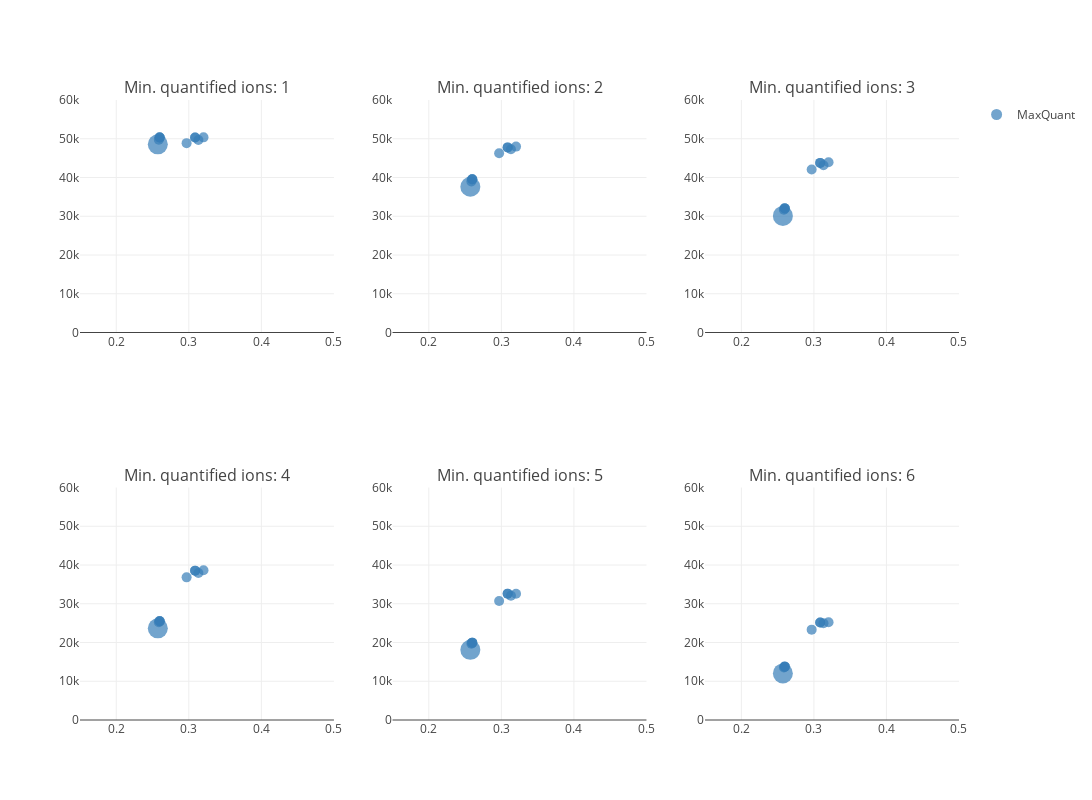

The notebook cell saved with this chart:
### Code cell
plot, results_versioning = plot_performance_metrics_all_filters(file_paths_maxquant_mbr, x_range=[0.15, 0.5], y_range=[0, 60000], metric="Mean")
plot

### Figure 1 — Plotly figure (JSON) as saved in the notebook; plotly's stock layout.template omitted (floating-point values rounded to 4 significant figures)
{"data": [{"hovertext": ["ProteoBench ID: MaxQuant_20250120_162110<br>Software tool: MaxQuant 1.5.8.2<br>Comment (private submission): 1.5.8.2", "ProteoBench ID: MaxQuant_20250120_162135<br>Software tool: MaxQuant 1.5.8.2<br>Comment (private submission): 1.5.8.2_MBR", "ProteoBench ID: MaxQuant_20250120_162158<br>Software tool: MaxQuant 1.6.3.3<br>Comment (private submission): 1.6.3.3", "ProteoBench ID: MaxQuant_20250120_162224<br>Software tool: MaxQuant 1.6.3.3<br>Comment (private submission): 1.6.3.3_MBR", "ProteoBench ID: MaxQuant_20250120_162242<br>Software tool: MaxQuant 2.1.3.0<br>Comment (private submission): 2.1.3.0", "ProteoBench ID: MaxQuant_20250120_162305<br>Software tool: MaxQuant 2.1.3.0<br>Comment (private submission): 2.1.3.0_MBR_MC_1", "ProteoBench ID: MaxQuant_20250120_162328<br>Software tool: MaxQuant 2.1.4.0<br>Comment (private submission): 2.1.4.0", "ProteoBench ID: MaxQuant_20250120_162349<br>Software tool: MaxQuant 2.1.4.0<br>Comment (private submission): 2.1.4.0_MBR", "ProteoBench ID: MaxQuant_20250120_162409<br>Software tool: MaxQuant 2.4.13.0<br>Comment (private submission): 2.4.13.0_MBR", "ProteoBench ID: MaxQuant_20250120_162426<br>Software tool: MaxQuant 2.4.13.0<br>Comment (private submission): 2.4.13.0"], "marker": {"color": ["#377eb8", "#377eb8", "#377eb8", "#377eb8", "#377eb8", "#377eb8", "#377eb8", "#377eb8", "#377eb8", "#377eb8"], "showscale": false, "size": [10, 10, 10, 10, 10, 10, 10, 10, 10, 20]}, "mode": "markers", "name": "MaxQuant", "type": "scatter", "x": [0.2587, 0.3132, 0.2595, 0.3202, 0.26, 0.3086, 0.26, 0.3086, 0.2969, 0.2573], "xaxis": "x", "y": [49749, 49679, 50360, 50360, 50337, 50338, 50338, 50339, 48870, 48562], "yaxis": "y"}, {"hovertext": ["ProteoBench ID: MaxQuant_20250120_162110<br>Software tool: MaxQuant 1.5.8.2<br>Comment (private submission): 1.5.8.2", "ProteoBench ID: MaxQuant_20250120_162135<br>Software tool: MaxQuant 1.5.8.2<br>Comment (private submission): 1.5.8.2_MBR", "ProteoBench ID: MaxQuant_20250120_162158<br>Software tool: MaxQuant 1.6.3.3<br>Comment (private submission): 1.6.3.3", "ProteoBench ID: MaxQuant_20250120_162224<br>Software tool: MaxQuant 1.6.3.3<br>Comment (private submission): 1.6.3.3_MBR", "ProteoBench ID: MaxQuant_20250120_162242<br>Software tool: MaxQuant 2.1.3.0<br>Comment (private submission): 2.1.3.0", "ProteoBench ID: MaxQuant_20250120_162305<br>Software tool: MaxQuant 2.1.3.0<br>Comment (private submission): 2.1.3.0_MBR_MC_1", "ProteoBench ID: MaxQuant_20250120_162328<br>Software tool: MaxQuant 2.1.4.0<br>Comment (private submission): 2.1.4.0", "ProteoBench ID: MaxQuant_20250120_162349<br>Software tool: MaxQuant 2.1.4.0<br>Comment (private submission): 2.1.4.0_MBR", "ProteoBench ID: MaxQuant_20250120_162409<br>Software tool: MaxQuant 2.4.13.0<br>Comment (private submission): 2.4.13.0_MBR", "ProteoBench ID: MaxQuant_20250120_162426<br>Software tool: MaxQuant 2.4.13.0<br>Comment (private submission): 2.4.13.0"], "marker": {"color": ["#377eb8", "#377eb8", "#377eb8", "#377eb8", "#377eb8", "#377eb8", "#377eb8", "#377eb8", "#377eb8", "#377eb8"], "showscale": false, "size": [10, 10, 10, 10, 10, 10, 10, 10, 10, 20]}, "mode": "markers", "name": "MaxQuant", "showlegend": false, "type": "scatter", "x": [0.2587, 0.3132, 0.2595, 0.3202, 0.26, 0.3086, 0.26, 0.3086, 0.2969, 0.2573], "xaxis": "x2", "y": [38998, 47275, 39569, 47974, 39532, 47764, 39532, 47765, 46241, 37610], "yaxis": "y2"}, {"hovertext": ["ProteoBench ID: MaxQuant_20250120_162110<br>Software tool: MaxQuant 1.5.8.2<br>Comment (private submission): 1.5.8.2", "ProteoBench ID: MaxQuant_20250120_162135<br>Software tool: MaxQuant 1.5.8.2<br>Comment (private submission): 1.5.8.2_MBR", "ProteoBench ID: MaxQuant_20250120_162158<br>Software tool: MaxQuant 1.6.3.3<br>Comment (private submission): 1.6.3.3", "ProteoBench ID: MaxQuant_20250120_162224<br>Software tool: MaxQuant 1.6.3.3<br>Comment (private submission): 1.6.3.3_MBR", "ProteoBench ID: MaxQuant_20250120_162242<br>Software tool: MaxQuant 2.1.3.0<br>Comment (private submission): 2.1.3.0", "ProteoBench ID: MaxQuant_20250120_162305<br>Software tool: MaxQuant 2.1.3.0<br>Comment (private submission): 2.1.3.0_MBR_MC_1", "ProteoBench ID: MaxQuant_20250120_162328<br>Software tool: MaxQuant 2.1.4.0<br>Comment (private submission): 2.1.4.0", "ProteoBench ID: MaxQuant_20250120_162349<br>Software tool: MaxQuant 2.1.4.0<br>Comment (private submission): 2.1.4.0_MBR", "ProteoBench ID: MaxQuant_20250120_162409<br>Software tool: MaxQuant 2.4.13.0<br>Comment (private submission): 2.4.13.0_MBR", "ProteoBench ID: MaxQuant_20250120_162426<br>Software tool: MaxQuant 2.4.13.0<br>Comment (private submission): 2.4.13.0"], "marker": {"color": ["#377eb8", "#377eb8", "#377eb8", "#377eb8", "#377eb8", "#377eb8", "#377eb8", "#377eb8", "#377eb8", "#377eb8"], "showscale": false, "size": [10, 10, 10, 10, 10, 10, 10, 10, 10, 20]}, "mode": "markers", "name": "MaxQuant", "showlegend": false, "type": "scatter", "x": [0.2587, 0.3132, 0.2595, 0.3202, 0.26, 0.3086, 0.26, 0.3086, 0.2969, 0.2573], "xaxis": "x3", "y": [31676, 43170, 32077, 43930, 32032, 43765, 32032, 43766, 42075, 30086], "yaxis": "y3"}, {"hovertext": ["ProteoBench ID: MaxQuant_20250120_162110<br>Software tool: MaxQuant 1.5.8.2<br>Comment (private submission): 1.5.8.2", "ProteoBench ID: MaxQuant_20250120_162135<br>Software tool: MaxQuant 1.5.8.2<br>Comment (private submission): 1.5.8.2_MBR", "ProteoBench ID: MaxQuant_20250120_162158<br>Software tool: MaxQuant 1.6.3.3<br>Comment (private submission): 1.6.3.3", "ProteoBench ID: MaxQuant_20250120_162224<br>Software tool: MaxQuant 1.6.3.3<br>Comment (private submission): 1.6.3.3_MBR", "ProteoBench ID: MaxQuant_20250120_162242<br>Software tool: MaxQuant 2.1.3.0<br>Comment (private submission): 2.1.3.0", "ProteoBench ID: MaxQuant_20250120_162305<br>Software tool: MaxQuant 2.1.3.0<br>Comment (private submission): 2.1.3.0_MBR_MC_1", "ProteoBench ID: MaxQuant_20250120_162328<br>Software tool: MaxQuant 2.1.4.0<br>Comment (private submission): 2.1.4.0", "ProteoBench ID: MaxQuant_20250120_162349<br>Software tool: MaxQuant 2.1.4.0<br>Comment (private submission): 2.1.4.0_MBR", "ProteoBench ID: MaxQuant_20250120_162409<br>Software tool: MaxQuant 2.4.13.0<br>Comment (private submission): 2.4.13.0_MBR", "ProteoBench ID: MaxQuant_20250120_162426<br>Software tool: MaxQuant 2.4.13.0<br>Comment (private submission): 2.4.13.0"], "marker": {"color": ["#377eb8", "#377eb8", "#377eb8", "#377eb8", "#377eb8", "#377eb8", "#377eb8", "#377eb8", "#377eb8", "#377eb8"], "showscale": false, "size": [10, 10, 10, 10, 10, 10, 10, 10, 10, 20]}, "mode": "markers", "name": "MaxQuant", "showlegend": false, "type": "scatter", "x": [0.2587, 0.3132, 0.2595, 0.3202, 0.26, 0.3086, 0.26, 0.3086, 0.2969, 0.2573], "xaxis": "x4", "y": [25213, 37933, 25570, 38636, 25484, 38543, 25485, 38544, 36809, 23655], "yaxis": "y4"}, {"hovertext": ["ProteoBench ID: MaxQuant_20250120_162110<br>Software tool: MaxQuant 1.5.8.2<br>Comment (private submission): 1.5.8.2", "ProteoBench ID: MaxQuant_20250120_162135<br>Software tool: MaxQuant 1.5.8.2<br>Comment (private submission): 1.5.8.2_MBR", "ProteoBench ID: MaxQuant_20250120_162158<br>Software tool: MaxQuant 1.6.3.3<br>Comment (private submission): 1.6.3.3", "ProteoBench ID: MaxQuant_20250120_162224<br>Software tool: MaxQuant 1.6.3.3<br>Comment (private submission): 1.6.3.3_MBR", "ProteoBench ID: MaxQuant_20250120_162242<br>Software tool: MaxQuant 2.1.3.0<br>Comment (private submission): 2.1.3.0", "ProteoBench ID: MaxQuant_20250120_162305<br>Software tool: MaxQuant 2.1.3.0<br>Comment (private submission): 2.1.3.0_MBR_MC_1", "ProteoBench ID: MaxQuant_20250120_162328<br>Software tool: MaxQuant 2.1.4.0<br>Comment (private submission): 2.1.4.0", "ProteoBench ID: MaxQuant_20250120_162349<br>Software tool: MaxQuant 2.1.4.0<br>Comment (private submission): 2.1.4.0_MBR", "ProteoBench ID: MaxQuant_20250120_162409<br>Software tool: MaxQuant 2.4.13.0<br>Comment (private submission): 2.4.13.0_MBR", "ProteoBench ID: MaxQuant_20250120_162426<br>Software tool: MaxQuant 2.4.13.0<br>Comment (private submission): 2.4.13.0"], "marker": {"color": ["#377eb8", "#377eb8", "#377eb8", "#377eb8", "#377eb8", "#377eb8", "#377eb8", "#377eb8", "#377eb8", "#377eb8"], "showscale": false, "size": [10, 10, 10, 10, 10, 10, 10, 10, 10, 20]}, "mode": "markers", "name": "MaxQuant", "showlegend": false, "type": "scatter", "x": [0.2587, 0.3132, 0.2595, 0.3202, 0.26, 0.3086, 0.26, 0.3086, 0.2969, 0.2573], "xaxis": "x5", "y": [19661, 32080, 19953, 32568, 19961, 32604, 19962, 32606, 30713, 18103], "yaxis": "y5"}, {"hovertext": ["ProteoBench ID: MaxQuant_20250120_162110<br>Software tool: MaxQuant 1.5.8.2<br>Comment (private submission): 1.5.8.2", "ProteoBench ID: MaxQuant_20250120_162135<br>Software tool: MaxQuant 1.5.8.2<br>Comment (private submission): 1.5.8.2_MBR", "ProteoBench ID: MaxQuant_20250120_162158<br>Software tool: MaxQuant 1.6.3.3<br>Comment (private submission): 1.6.3.3", "ProteoBench ID: MaxQuant_20250120_162224<br>Software tool: MaxQuant 1.6.3.3<br>Comment (private submission): 1.6.3.3_MBR", "ProteoBench ID: MaxQuant_20250120_162242<br>Software tool: MaxQuant 2.1.3.0<br>Comment (private submission): 2.1.3.0", "ProteoBench ID: MaxQuant_20250120_162305<br>Software tool: MaxQuant 2.1.3.0<br>Comment (private submission): 2.1.3.0_MBR_MC_1", "ProteoBench ID: MaxQuant_20250120_162328<br>Software tool: MaxQuant 2.1.4.0<br>Comment (private submission): 2.1.4.0", "ProteoBench ID: MaxQuant_20250120_162349<br>Software tool: MaxQuant 2.1.4.0<br>Comment (private submission): 2.1.4.0_MBR", "ProteoBench ID: MaxQuant_20250120_162409<br>Software tool: MaxQuant 2.4.13.0<br>Comment (private submission): 2.4.13.0_MBR", "ProteoBench ID: MaxQuant_20250120_162426<br>Software tool: MaxQuant 2.4.13.0<br>Comment (private submission): 2.4.13.0"], "marker": {"color": ["#377eb8", "#377eb8", "#377eb8", "#377eb8", "#377eb8", "#377eb8", "#377eb8", "#377eb8", "#377eb8", "#377eb8"], "showscale": false, "size": [10, 10, 10, 10, 10, 10, 10, 10, 10, 20]}, "mode": "markers", "name": "MaxQuant", "showlegend": false, "type": "scatter", "x": [0.2587, 0.3132, 0.2595, 0.3202, 0.26, 0.3086, 0.26, 0.3086, 0.2969, 0.2573], "xaxis": "x6", "y": [13565, 24949, 13802, 25225, 13766, 25172, 13765, 25172, 23314, 12029], "yaxis": "y6"}], "layout": {"annotations": [{"font": {"size": 16}, "showarrow": false, "text": "Min. quantified ions: 1", "x": 0.1444, "xanchor": "center", "xref": "paper", "y": 1, "yanchor": "bottom", "yref": "paper"}, {"font": {"size": 16}, "showarrow": false, "text": "Min. quantified ions: 2", "x": 0.5, "xanchor": "center", "xref": "paper", "y": 1, "yanchor": "bottom", "yref": "paper"}, {"font": {"size": 16}, "showarrow": false, "text": "Min. quantified ions: 3", "x": 0.8556, "xanchor": "center", "xref": "paper", "y": 1, "yanchor": "bottom", "yref": "paper"}, {"font": {"size": 16}, "showarrow": false, "text": "Min. quantified ions: 4", "x": 0.1444, "xanchor": "center", "xref": "paper", "y": 0.375, "yanchor": "bottom", "yref": "paper"}, {"font": {"size": 16}, "showarrow": false, "text": "Min. quantified ions: 5", "x": 0.5, "xanchor": "center", "xref": "paper", "y": 0.375, "yanchor": "bottom", "yref": "paper"}, {"font": {"size": 16}, "showarrow": false, "text": "Min. quantified ions: 6", "x": 0.8556, "xanchor": "center", "xref": "paper", "y": 0.375, "yanchor": "bottom", "yref": "paper"}], "height": 800, "width": 1200, "xaxis": {"anchor": "y", "domain": [0, 0.2889], "range": [0.15, 0.5]}, "xaxis2": {"anchor": "y2", "domain": [0.3556, 0.6444], "range": [0.15, 0.5]}, "xaxis3": {"anchor": "y3", "domain": [0.7111, 1], "range": [0.15, 0.5]}, "xaxis4": {"anchor": "y4", "domain": [0, 0.2889], "range": [0.15, 0.5]}, "xaxis5": {"anchor": "y5", "domain": [0.3556, 0.6444], "range": [0.15, 0.5]}, "xaxis6": {"anchor": "y6", "domain": [0.7111, 1], "range": [0.15, 0.5]}, "yaxis": {"anchor": "x", "domain": [0.625, 1], "range": [0, 60000]}, "yaxis2": {"anchor": "x2", "domain": [0.625, 1], "range": [0, 60000]}, "yaxis3": {"anchor": "x3", "domain": [0.625, 1], "range": [0, 60000]}, "yaxis4": {"anchor": "x4", "domain": [0, 0.375], "range": [0, 60000]}, "yaxis5": {"anchor": "x5", "domain": [0, 0.375], "range": [0, 60000]}, "yaxis6": {"anchor": "x6", "domain": [0, 0.375], "range": [0, 60000]}}}
